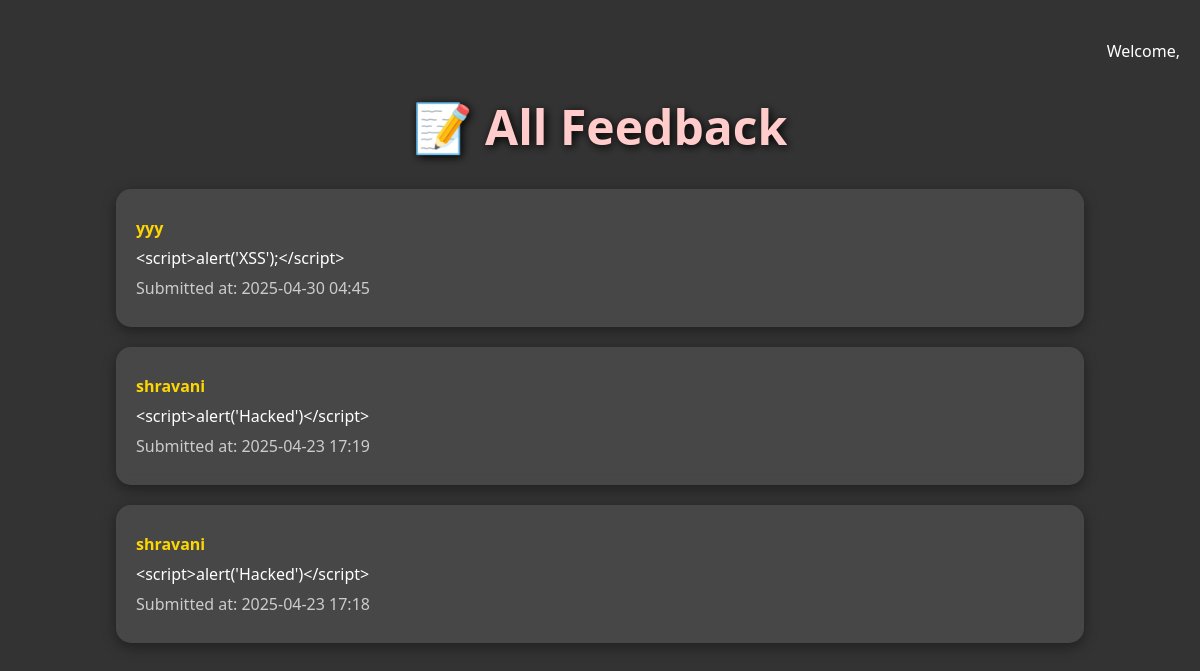
The page /feedback/ on the database its author committed.
### myapp/models.py (models this page shows, shortened)
class Feedback(models.Model):
    username = models.CharField(max_length=150)
    message = models.TextField()
    submitted_at = models.DateTimeField(default=timezone.now)

### myapp/views.py (the view)
# urls.py: path('feedback/', views.feedback_page, name='feedback'),
def feedback_page(request):
    feedbacks = Feedback.objects.all().order_by('-submitted_at')  # latest first
    return render(request, 'feedback_list.html', {'feedbacks': feedbacks})

### myapp/templates/feedback_list.html (shortened to what this page needs)
<!DOCTYPE html>
<html lang="en">
<head>
</head>
<body>
    <div class="overlay">
        <div class="logout">
            <span>Welcome, <strong>{{ request.session.username }}</strong></span>
        </div>
        <h1>📝 All Feedback</h1>
        {% if feedbacks %}
            {% for fb in feedbacks %}
                <div class="feedback-card">
                    <p><strong>{{ fb.username }}</strong></p>
                    <p>{{ fb.message  }}</p>
                    <p class="timestamp">Submitted at: {{ fb.submitted_at|date:"Y-m-d H:i" }}</p>
                </div>
            {% endfor %}
        {% else %}
            <p class="no-feedback">No feedback submitted yet.</p>
        {% endif %}
    </div>
</body>
</html>

### myapp/templates/feedback_list.html (style rules this page uses)
body { margin: 0; font-family: 'Segoe UI', Tahoma, Geneva, Verdana, sans-serif; background: url('https://images.unsplash.com/photo-1607799279861-8e6e4e0d83aa') no-repeat center center fixed; background-size: cover; color: #fff; }
.overlay { background-color: rgba(0, 0, 0, 0.8); min-height: 100vh; padding: 40px 20px; }
h1 { text-align: center; font-size: 48px; color: #ffcccb; margin-bottom: 30px; text-shadow: 2px 2px 10px #000; }
.logout { text-align: right; margin-bottom: 20px; font-size: 16px; }
.logout span { color: #fff; }
.feedback-card { background-color: rgba(255, 255, 255, 0.1); border-radius: 15px; padding: 20px; margin: 20px auto; width: 80%; backdrop-filter: blur(5px); box-shadow: 0 4px 14px rgba(0, 0, 0, 0.4); }
.feedback-card p { margin: 8px 0; font-size: 16px; }
.feedback-card strong { color: #ffd700; }
.timestamp { color: #ccc; font-size: 0.9em; }

### rows shown on the page
Feedback: username "yyy", message "<script>alert('XSS');</script>", submitted_at "2025-04-30 04:45"
Feedback: username "shravani", message "<script>alert('Hacked')</script>", submitted_at "2025-04-23 17:19"
Feedback: username "shravani", message "<script>alert('Hacked')</script>", submitted_at "2025-04-23 17:18"
